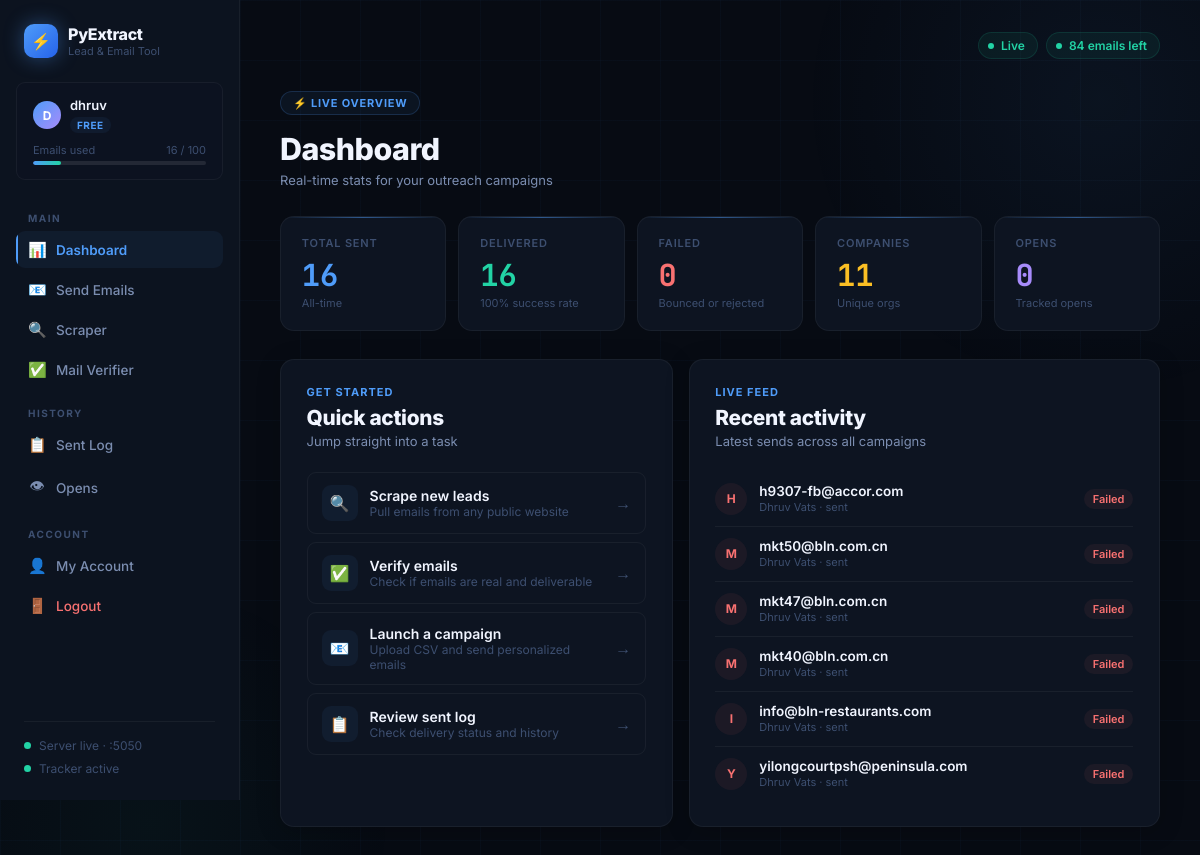
The page / (signed in) on the database its author committed.
### tables this page shows
CREATE TABLE users (
        id INTEGER PRIMARY KEY AUTOINCREMENT,
        username TEXT UNIQUE NOT NULL,
        email TEXT UNIQUE NOT NULL,
        password TEXT NOT NULL,
        plan TEXT DEFAULT 'free',
        emails_sent INTEGER DEFAULT 0,
        created_at TEXT DEFAULT CURRENT_TIMESTAMP
    );

CREATE TABLE sent_emails (
        id INTEGER PRIMARY KEY AUTOINCREMENT,
        user_id INTEGER,
        email TEXT, name TEXT, company TEXT,
        subject TEXT, status TEXT,
        sent_at TEXT DEFAULT CURRENT_TIMESTAMP,
        FOREIGN KEY(user_id) REFERENCES users(id)
    );

### app.py (the view)
@app.route("/")
@login_required
def dashboard():
    conn      = get_db()
    rows      = conn.execute("SELECT * FROM sent_emails WHERE user_id=? ORDER BY sent_at DESC", (current_user.id,)).fetchall()
    opens     = conn.execute("SELECT COUNT(*) FROM opens WHERE user_id=?", (current_user.id,)).fetchone()[0]
    conn.close()
    total     = len(rows)
    delivered = len([r for r in rows if r["status"] == "sent"])
    failed    = len([r for r in rows if str(r["status"]).startswith("failed")])
    companies = len(set(r["company"] for r in rows if r["company"]))
    rate      = f"{(delivered/total*100):.0f}%" if total else "—"
    recent    = rows[:6]
    return render_template("dashboard.html", total=total, delivered=delivered,
        failed=failed, companies=companies, rate=rate, recent=recent,
        opens=opens, page="dashboard")

### app.py (called while the page is built)
@app.context_processor
def inject_user():
    try:
        return dict(current_user=current_user)
    except Exception:
        return dict(current_user=None)

@login_manager.user_loader
def load_user(user_id):
    conn = get_db()
    row  = conn.execute("SELECT * FROM users WHERE id = ?", (user_id,)).fetchone()
    conn.close()
    if row:
        return User(row["id"], row["username"], row["email"], row["plan"], row["emails_sent"])
    return None

    def email_limit(self):
        return {"free": 100, "starter": 500, "pro": 5000, "agency": 999999}.get(self.plan, 100)

    def emails_left(self):
        return max(0, self.email_limit() - self.emails_sent)

### templates/dashboard.html
{% extends "base.html" %}
{% block content %}
<div class="page-badge">⚡ Live Overview</div>
<h1 class="page-title">Dashboard</h1>
<p class="page-sub">Real-time stats for your outreach campaigns</p>
<div class="metric-grid">
  <div class="metric-card m-blue">
    <div class="metric-label">Total Sent</div>
    <div class="metric-value" id="cnt-total">{{ total }}</div>
    <div class="metric-sub">All-time</div>
  </div>
  <div class="metric-card m-green">
    <div class="metric-label">Delivered</div>
    <div class="metric-value">{{ delivered }}</div>
    <div class="metric-sub">{{ rate }} success rate</div>
  </div>
  <div class="metric-card m-red">
    <div class="metric-label">Failed</div>
    <div class="metric-value">{{ failed }}</div>
    <div class="metric-sub">Bounced or rejected</div>
  </div>
  <div class="metric-card m-amber">
    <div class="metric-label">Companies</div>
    <div class="metric-value">{{ companies }}</div>
    <div class="metric-sub">Unique orgs</div>
  </div>
  <div class="metric-card m-purple">
    <div class="metric-label">Opens</div>
    <div class="metric-value">{{ opens }}</div>
    <div class="metric-sub">Tracked opens</div>
  </div>
</div>
<div style="display:grid;grid-template-columns:1fr 1.2fr;gap:16px">
  <div class="card" style="animation-delay:.1s">
    <div class="card-eyebrow">Get Started</div>
    <div class="card-title">Quick actions</div>
    <div class="card-sub">Jump straight into a task</div>
    <a href="/scraper" class="qa-row" style="display:flex;text-decoration:none">
      <div class="qa-icon">🔍</div>
      <div><div class="qa-title">Scrape new leads</div><div class="qa-sub">Pull emails from any public website</div></div>
      <div class="qa-arrow">→</div>
    </a>
    <a href="/verifier" class="qa-row" style="display:flex;text-decoration:none">
      <div class="qa-icon">✅</div>
      <div><div class="qa-title">Verify emails</div><div class="qa-sub">Check if emails are real and deliverable</div></div>
      <div class="qa-arrow">→</div>
    </a>
    <a href="/send-emails" class="qa-row" style="display:flex;text-decoration:none">
      <div class="qa-icon">📧</div>
      <div><div class="qa-title">Launch a campaign</div><div class="qa-sub">Upload CSV and send personalized emails</div></div>
      <div class="qa-arrow">→</div>
    </a>
    <a href="/sent-log" class="qa-row" style="display:flex;text-decoration:none">
      <div class="qa-icon">📋</div>
      <div><div class="qa-title">Review sent log</div><div class="qa-sub">Check delivery status and history</div></div>
      <div class="qa-arrow">→</div>
    </a>
  </div>
  <div class="card" style="animation-delay:.15s">
    <div class="card-eyebrow">Live Feed</div>
    <div class="card-title">Recent activity</div>
    <div class="card-sub">Latest sends across all campaigns</div>
    {% if recent %}
      {% for r in recent %}
        {% set ok = r[5] == 'sent' %}
        {% set name = r[2] if r[2] and r[2].strip() else 'Unknown' %}
        {% set company = r[3] if r[3] else '—' %}
        <div class="activity-row">
          <div class="act-icon" style="background:{{ 'var(--green-bg)' if ok else 'var(--red-bg)' }};color:{{ 'var(--green)' if ok else 'var(--red)' }}">
            {{ name[0]|upper if name != 'Unknown' else '?' }}
          </div>
          <div style="flex:1;min-width:0">
            <div class="act-name">{{ name }}</div>
            <div class="act-sub">{{ company }} · {{ r[6] }}</div>
          </div>
          <span class="act-badge {{ 'badge-green' if ok else 'badge-red' }}">{{ 'Delivered' if ok else 'Failed' }}</span>
        </div>
      {% endfor %}
    {% else %}
      <div class="alert alert-info">No activity yet — send your first campaign.</div>
    {% endif %}
  </div>
</div>
{% endblock %}

### templates/base.html (shortened to what this page needs)
<!DOCTYPE html>
<html lang="en">
<head>
</head>
<body>
<div class="bg-glow"></div>
<div class="layout">
  <div class="sidebar">
    <div class="brand">
      <div class="brand-icon">⚡</div>
      <div>
        <div class="brand-name">PyExtract</div>
        <div class="brand-tag">Lead & Email Tool</div>
      </div>
    </div>
    <div class="user-card">
      <div style="display:flex;align-items:center;gap:9px;margin-bottom:8px">
        <div class="user-avatar">{{ current_user.username[0]|upper }}</div>
        <div>
          <div class="user-name">{{ current_user.username }}</div>
          <span class="user-plan plan-{{ current_user.plan }}">{{ current_user.plan }}</span>
        </div>
      </div>
      <div class="usage-wrap">
        <div class="usage-label">
          <span>Emails used</span>
          <span>{{ current_user.emails_sent }} / {{ current_user.email_limit() }}</span>
        </div>
        <div class="usage-bar">
          <div class="usage-fill" style="width:{{ [((current_user.emails_sent / current_user.email_limit()) * 100)|int, 100]|min }}%"></div>
        </div>
      </div>
    </div>
    <div class="nav">
      <div class="nav-label">Main</div>
      <a href="/" class="nav-item {{ 'active' if page=='dashboard' }}"><span class="nav-icon">📊</span>Dashboard</a>
      <a href="/send-emails" class="nav-item {{ 'active' if page=='send' }}"><span class="nav-icon">📧</span>Send Emails</a>
      <a href="/scraper" class="nav-item {{ 'active' if page=='scraper' }}"><span class="nav-icon">🔍</span>Scraper</a>
      <a href="/verifier" class="nav-item {{ 'active' if page=='verifier' }}"><span class="nav-icon">✅</span>Mail Verifier</a>
      <div class="nav-label">History</div>
      <a href="/sent-log" class="nav-item {{ 'active' if page=='log' }}"><span class="nav-icon">📋</span>Sent Log</a>
      <a href="/opens" class="nav-item {{ 'active' if page=='opens' }}"><span class="nav-icon">👁</span>Opens</a>
      <div class="nav-label">Account</div>
      <a href="/account" class="nav-item {{ 'active' if page=='account' }}"><span class="nav-icon">👤</span>My Account</a>
      <a href="/logout" class="nav-item danger"><span class="nav-icon">🚪</span>Logout</a>
    </div>
    <div class="sidebar-footer">
      <div class="sidebar-divider"></div>
      <div class="status-list">
        <div class="status-item"><span class="status-dot"></span>Server live · :5050</div>
        <div class="status-item"><span class="status-dot"></span>Tracker active</div>
      </div>
    </div>
  </div>
  <div class="main">
    <div class="topbar">
      <div class="pills">
        <span class="pill"><span class="pill-dot"></span>Live</span>
        <span class="pill"><span class="pill-dot"></span>{{ current_user.emails_left() }} emails left</span>
      </div>
    </div>
    {% block content %}{% endblock %}
  </div>
</div>
</body>
</html>

### rows shown on the page
users: username "D", username "dhruv", plan "FREE"
sent_emails: email "H", email "h9307-fb@accor.com", name "Dhruv Vats", status "sent", value "Failed"
sent_emails: email "M", email "mkt50@bln.com.cn", name "Dhruv Vats", status "sent", value "Failed"
sent_emails: email "M", email "mkt47@bln.com.cn", name "Dhruv Vats", status "sent", value "Failed"
sent_emails: email "M", email "mkt40@bln.com.cn", name "Dhruv Vats", status "sent", value "Failed"
sent_emails: email "I", email "info@bln-restaurants.com", name "Dhruv Vats", status "sent", value "Failed"
sent_emails: email "Y", email "yilongcourtpsh@peninsula.com", name "Dhruv Vats", status "sent", value "Failed"

### other values the page prints
{{ current_user.emails_sent }} "16"
{{ current_user.email_limit() }} "100"
{{ current_user.emails_left() }} "84"
{{ total }} "16"
{{ delivered }} "16"
{{ rate }} "100%"
{{ failed }} "0"
{{ companies }} "11"
{{ opens }} "0"
